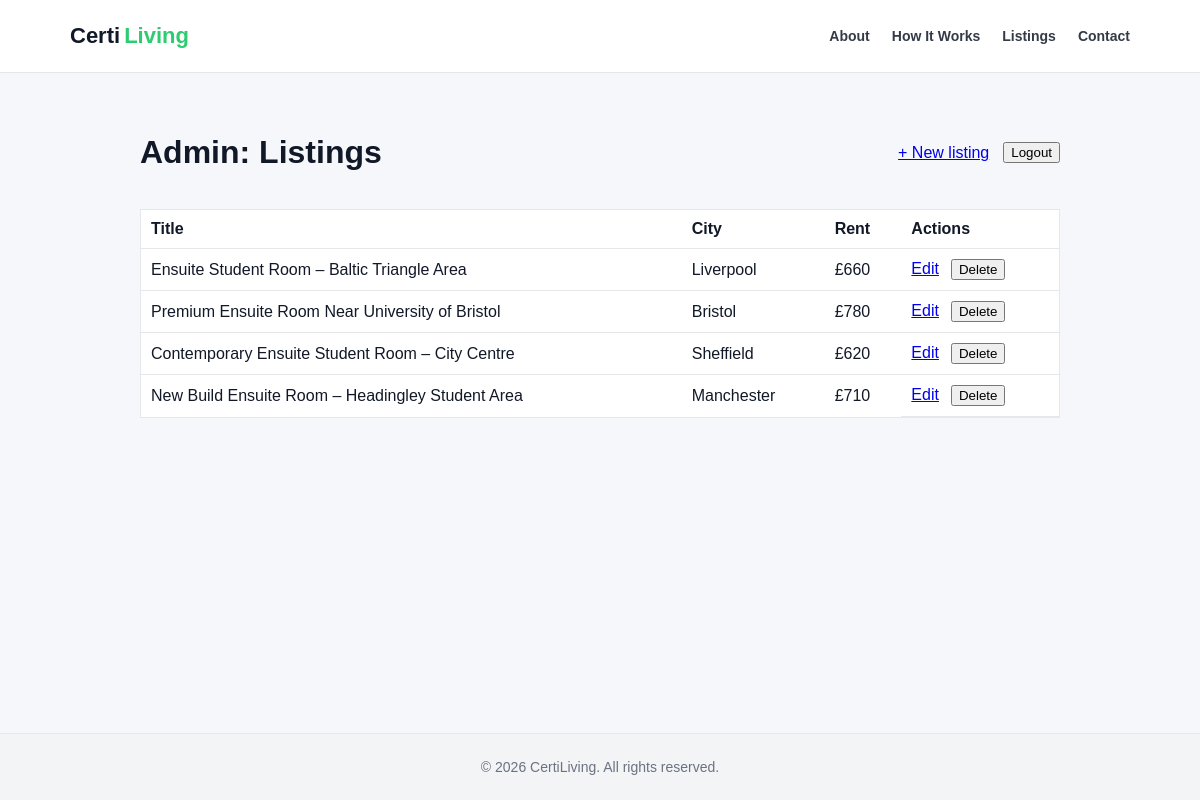
Page /admin/listings (signed in) on the earlier database version.
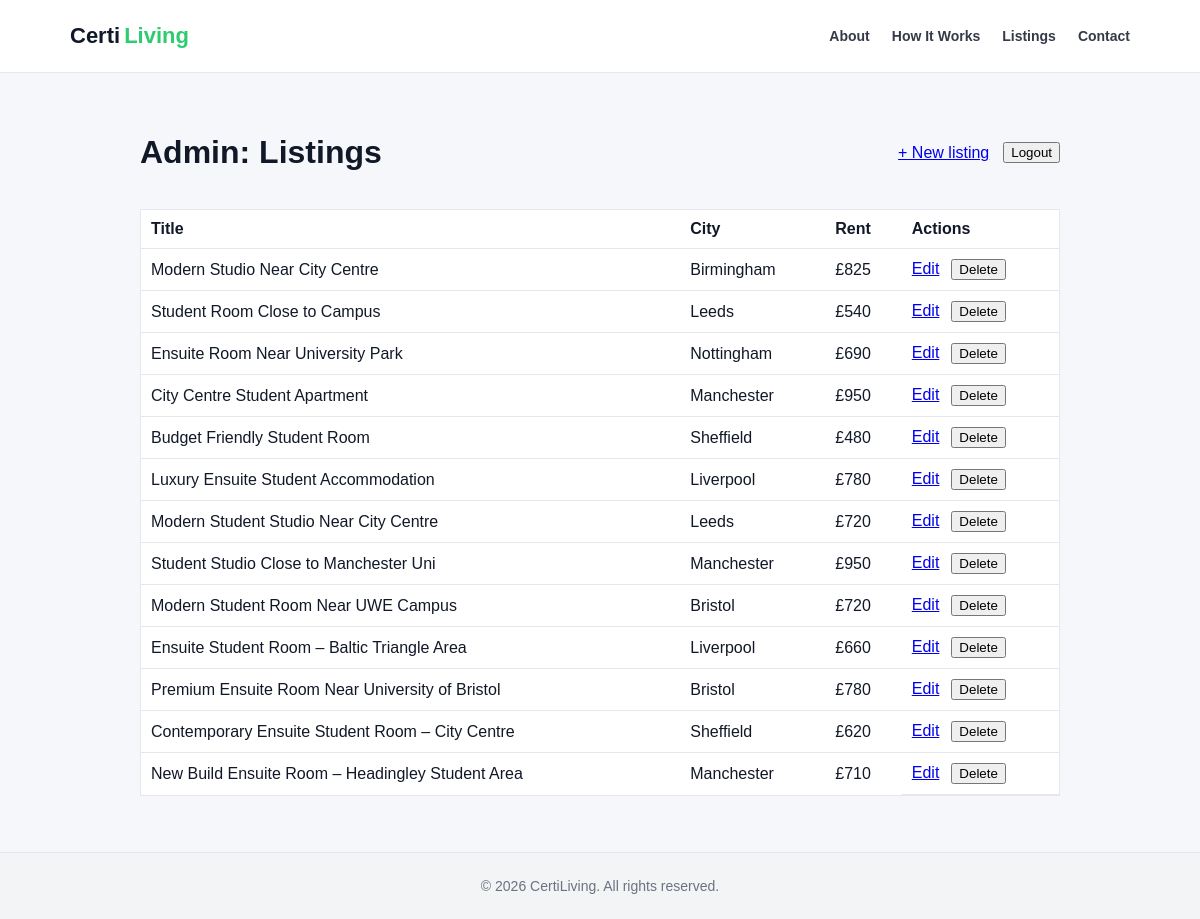
Same page on the later database version.
### tables this page shows
CREATE TABLE listings (
    id INTEGER PRIMARY KEY AUTOINCREMENT,

    title TEXT NOT NULL,
    description TEXT NOT NULL,

    city TEXT NOT NULL,
    address TEXT,

    rent_pcm INTEGER NOT NULL,
    deposit INTEGER,

    room_type TEXT,
    bills_included BOOLEAN DEFAULT 0,

    available_from DATE,

    photo_url TEXT,

    created TIMESTAMP DEFAULT CURRENT_TIMESTAMP
);

### app/admin.py (the view)
@bp.route("/listings")
@admin_required
def listings_index():
    db = get_db()
    listings = db.execute("SELECT * FROM listings ORDER BY created DESC").fetchall()
    return render_template("admin/listings_index.html", listings=listings)

### app/admin.py (called while the page is built)
def admin_required(view):
    @wraps(view)
    def wrapped(*args, **kwargs):
        if not session.get("is_admin"):
            return redirect(url_for("admin.login"))
        return view(*args, **kwargs)
    return wrapped

### app/db.py (called while the page is built)
def get_db():
    if 'db' not in g:
        g.db = sqlite3.connect(
            current_app.config['DATABASE'],
            detect_types=sqlite3.PARSE_DECLTYPES,
        )
        g.db.row_factory = sqlite3.Row
        g.db.execute('PRAGMA foreign_keys = ON')
    return g.db

### app/templates/admin/listings_index.html (shortened to what this page needs)
{% extends "admin/base.html" %}
{% block content %}
<div class="container admin-page">
  <div class="admin-toolbar">
    <h1>Admin: Listings</h1>
    <div class="admin-actions">
      <a href="{{ url_for('admin.listings_new') }}">+ New listing</a>
      <form method="post" action="{{ url_for('admin.logout') }}">
        <button type="submit">Logout</button>
      </form>
    </div>
  </div>
  <table class="admin-table">
    <tr>
      <th>Title</th><th>City</th><th>Rent</th><th>Actions</th>
    </tr>
    {% for l in listings %}
    <tr>
      <td>{{ l['title'] }}</td>
      <td>{{ l['city'] }}</td>
      <td>&pound;{{ l['rent_pcm'] }}</td>
      <td class="admin-row-actions">
        <a href="{{ url_for('admin.listings_edit', listing_id=l['id']) }}">Edit</a>
        <form method="post" action="{{ url_for('admin.listings_delete', listing_id=l['id']) }}">
          <button type="submit" onclick="return confirm('Delete this listing?')">Delete</button>
        </form>
      </td>
    </tr>
    {% endfor %}
  </table>
</div>
{% endblock %}

### app/templates/admin/base.html
{% extends "base.html" %}
{% block extra_head %}
  <link rel="stylesheet" href="{{ url_for('static', filename='css/admin.css') }}">
{% endblock %}

### app/templates/base.html (shortened to what this page needs)
<!DOCTYPE html>
<html>
<head>
    <link rel="stylesheet" href="{{ url_for('static', filename='css/style.css') }}">
    {% block extra_head %}{% endblock %}
</head>
<body>
<header class="navbar">
  <div class="container nav-inner">
    <a class="brand" href="{{ url_for('listings.index') }}">
      <span class="brand-certi">Certi</span><span class="brand-living">Living</span>
    </a>
    <nav class="nav-links">
      <a href="{{ url_for('listings.index') }}#why">About</a>
      <a href="{{ url_for('listings.index') }}#how">How It Works</a>
      <a href="{{ url_for('listings.index') }}#listings">Listings</a>
      <a href="{{ url_for('listings.index') }}#contact">Contact</a>
    </nav>
  </div>
</header>
<main>
    {% block content %}{% endblock %}
</main>
<footer class="site-footer">
  <div class="footer-inner">
    &copy; 2026 CertiLiving. All rights reserved.
  </div>
</footer>
</body>
</html>

### app/static/css/style.css (style rules this page uses)
:root { --max-width: 1100px; --gutter: 20px; --bg: #f6f7fb; --text: #111827; --muted: #6b7280; --accent: #2ecc71; --accent-dark: #27ae60; --border: #e5e7eb; --shadow: 0 8px 25px rgba(0,0,0,0.06); --shadow-soft: 0 4px 10px rgba(0,0,0,0.05); }
*, *::before, *::after { box-sizing: border-box; }
html { scroll-behavior: smooth; }
body { margin: 0; font-family: Arial, sans-serif; background: var(--bg); color: var(--text); min-height: 100vh; display: flex; flex-direction: column; }
main { flex: 1; }
.container { max-width: var(--max-width); margin: 0 auto; padding: 40px var(--gutter) 24px; }
.navbar { background: #fff; border-bottom: 1px solid var(--border); position: sticky; top: 0; z-index: 1000; }
.nav-inner { height: 72px; display: flex; align-items: center; justify-content: space-between; padding: 0 var(--gutter); max-width: var(--max-width); margin: 0 auto; }
.brand { font-weight: 800; font-size: 22px; text-decoration: none; color: var(--text); }
.brand-certi { color: var(--text); }
.brand-living { color: var(--accent); margin-left: 4px; }
.nav-links { display: flex; gap: 22px; align-items: center; }
.nav-links a { text-decoration: none; color: var(--text); font-weight: 600; font-size: 14px; opacity: 0.85; }
.site-footer { margin-top: 32px; padding: 25px var(--gutter); background: #f3f4f6; text-align: center; font-size: 14px; color: var(--muted); border-top: 1px solid var(--border); }

### app/static/css/admin.css (style rules this page uses)
.admin-page { max-width: 960px; }
.admin-toolbar { display: flex; justify-content: space-between; align-items: center; gap: 16px; margin-bottom: 16px; }
.admin-actions { display: flex; gap: 14px; align-items: center; }
.admin-actions form { margin: 0; }
.admin-table { width: 100%; border-collapse: collapse; background: #fff; border: 1px solid #e5e7eb; }
.admin-table th, .admin-table td { text-align: left; padding: 10px; border-bottom: 1px solid #e5e7eb; }
.admin-row-actions { display: flex; align-items: center; gap: 12px; }
.admin-row-actions form { margin: 0; }

Differences in the rows shown:
added listings: title "Modern Studio Near City Centre", city "Birmingham", rent_pcm "825"
added listings: title "Student Room Close to Campus", city "Leeds", rent_pcm "540"
added listings: title "Ensuite Room Near University Park", city "Nottingham", rent_pcm "690"
added listings: title "City Centre Student Apartment", city "Manchester", rent_pcm "950"
added listings: title "Budget Friendly Student Room", city "Sheffield", rent_pcm "480"
added listings: title "Luxury Ensuite Student Accommodation", city "Liverpool", rent_pcm "780"
added listings: title "Modern Student Studio Near City Centre", city "Leeds", rent_pcm "720"
added listings: title "Student Studio Close to Manchester Uni", city "Manchester", rent_pcm "950"
added listings: title "Modern Student Room Near UWE Campus", city "Bristol", rent_pcm "720"
